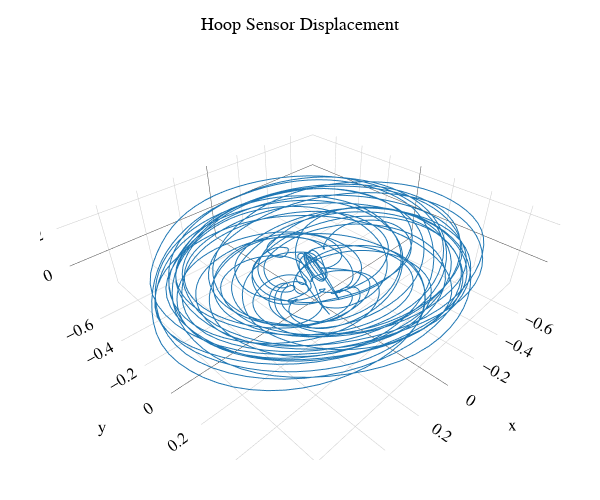

The notebook cell saved with this chart:
### Code cell
fig_hooppath = go.Figure()
fig_hooppath.add_trace(go.Scatter3d(x=fixed_data_dict['OR']['dx'], y=fixed_data_dict['OR']['dy'], z=fixed_data_dict['OR']['dz'], mode='lines', name='hoop'))
fig_hooppath.update_layout(height=500,width=600,
    title_text="Hoop Sensor Displacement"
)
fig_hooppath.show()

### Figure 1 — Plotly figure (JSON) as saved in the notebook; plotly's stock layout.template omitted (floating-point values rounded to 4 significant figures; data arrays with more than 128 entries replaced by an {"elided": "..."} marker saying what was removed)
{"data": [{"mode": "lines", "name": "hoop", "type": "scatter3d", "x": {"elided": "3273 float values"}, "y": {"elided": "3273 float values"}, "z": {"elided": "3273 float values"}}], "layout": {"height": 500, "title": {"text": "Hoop Sensor Displacement"}, "width": 600}}
